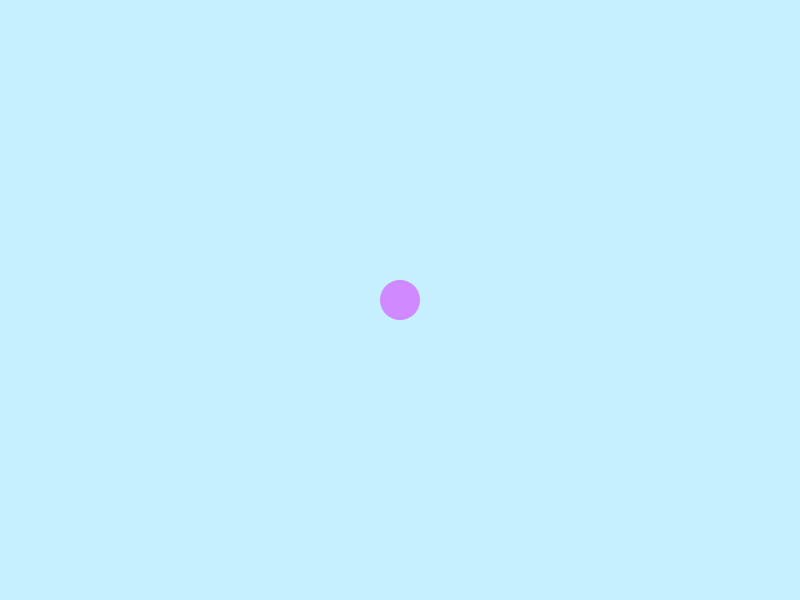
Frame 1 (no input)
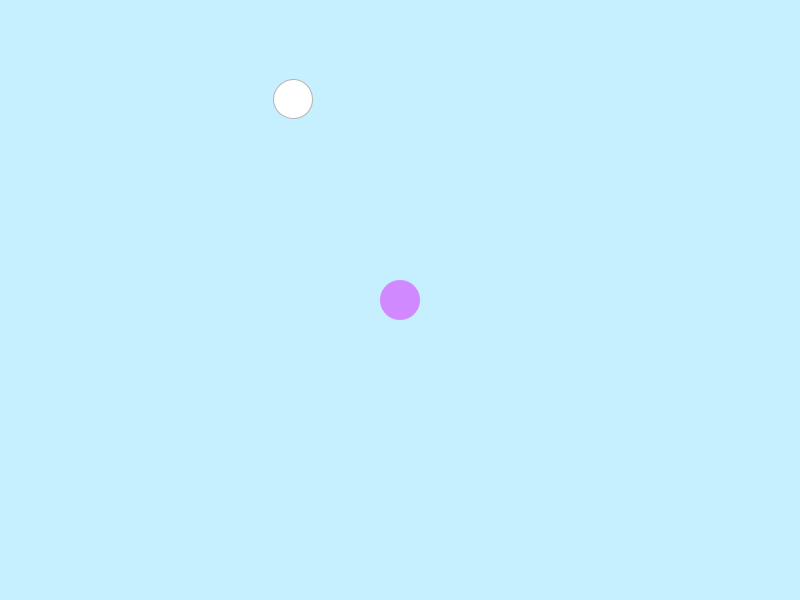
Frame 60 (the mouse pressed at the canvas centre just before this capture)
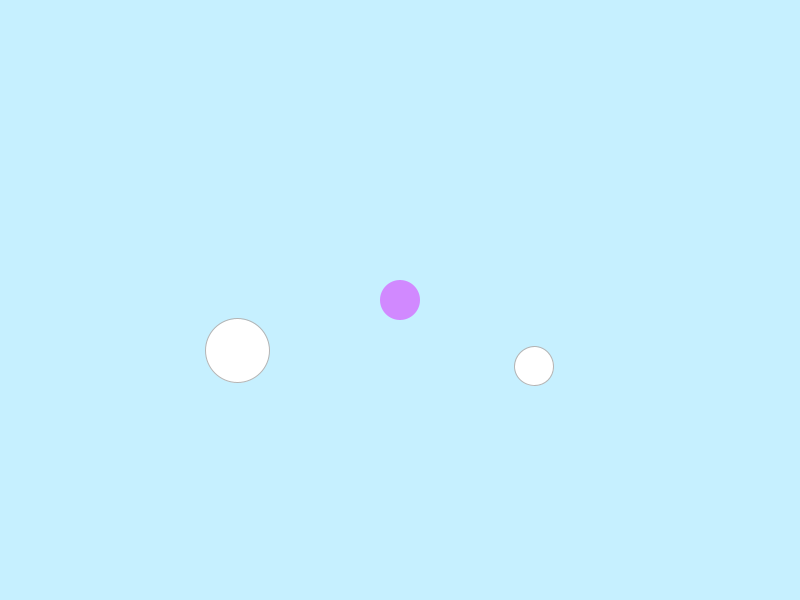
Frame 120 (the mouse held since frame 60 and released just before this capture)

The Processing sketch that drew these frames (run headless with seeded random() and noise(); from frame 60 on, the mouse is pressed at the canvas centre):

// Processing sketch: Final_Assignment_Prog1
// ── Final_Assignment_Prog1.pde
PVector playerPos;  // player position
PVector playerVel;  // player velocity
PVector playerAcc;  // player acceleration

//movement settings
float accelAmount = 0.12;  // how strongly the player speeds up when moving
float maxSpeed = 3;  // fastest speed player can move
float friction = 0.98;  // how much the player slows down each frame

//key inputs, stores weather each key is being held down
boolean wPressed;
boolean aPressed;
boolean sPressed;
boolean dPressed;

ArrayList<Snowball> snowballs;  // a list that holds all snowball objects
ArrayList<Coin> coins;   // a list that holds all coin objects

//snowball spawn timing
int snowballTimer = 0;  // starts a timer for snowball spawning, begins at 0
int snowballInterval = 40;  // how often snowballs spawn (every 40 frames)
float snowballSpeed = 6;  // how fast snowballs move

//coin spawn timing
int coinTimer = 0;  // starts timer for coin spawning
int coinInterval = 270;  // how often coins spawn (every 270 frames)

int coinCount = 0;  // how many coins the player has collected
int coinsToWin = 5;  // how many coins the player needs to win

// tracks whether the player has won or lost
boolean lost = false;
boolean won = false;

void setup() {
  size(800, 600);  // set window size

  playerPos = new PVector(width/2, height/2);  // start player in center
  playerVel = new PVector(0, 0);    // player spawns with no movement
  playerAcc = new PVector(0, 0);   // player starts with no acceleration

  snowballs = new ArrayList<Snowball>();   // creates empty snowball list
  coins = new ArrayList<Coin>();   // creates empty coin list
}

void draw() {
  background(#C6F0FF); // light blue background color

  if (!lost && !won) {   // only run the main game systems if the player has not lost and has not won
    movePlayer();    // moves the player
    updateSnowballs();  // updates and displays snow balls
    spawnSnowballs();   // checks if it is time to spawn new snowball
    updateCoins();      // checks if the player has collected any coins
    spawnCoins();      // checks if it is time to spawn new coin
    checkPlayerHit();  // checks if a snowball touched the player
    checkWin();       // checks if the player has collected enough coins to win
  }

  displayCoins();   // draw all coins on screen

  // draw player
  noStroke();
  fill(#D189FF); // purple player
  ellipse(playerPos.x, playerPos.y, 40, 40);  // draw the player as a circle at player x and y with a width and height of 40

  if (lost) {   // check if player has lost
    fill(255, 0, 0, 150);  // set a semi transparent red colour
    rect(0, 0, width, height);  // draw a red rectangle over the whole screen

    fill(255);  // white text colour
    text("Press R to Restart", width/2 - 40, height/2);  // displays restart text near the center of the screen
  }

  if (won) {  // check if the player has won
    fill(0, 255, 0, 150);   // set a semi transparent green colour
    rect(0, 0, width, height);  // draw a green rectangle over the whole screen

    fill(255);  // white colour for text
    text("Press R to Restart", width/2 - 40, height/2);  // display restart text near the center of the screen
  }
}

//move player using wasd
void movePlayer() {   // handle player movement
  playerAcc = new PVector(0, 0);  // reset acceleration to zero at the start of every frame
  if (wPressed) playerAcc.y = -1; // if w is pressed acceleration goes upward
  if (sPressed) playerAcc.y = 1;  // if s is pressed acceleration goes downward
  if (aPressed) playerAcc.x = -1; // if a is pressed acceleration goes left
  if (dPressed) playerAcc.x = 1;  // if d is pressed acceleration goes right

  if (playerAcc.mag() > 0) {  // checks if the player is trying to move
    playerAcc.normalize();  // makes movement directions have a length of 1, stops diagonal movement from being faster
    playerAcc.mult(accelAmount);  // scales acceleration to movement strength
  }

  playerVel.add(playerAcc);  // adds acceleration into velocity so player speeds up in chosen direction
  playerVel.limit(maxSpeed); // stops velocity from going over max speed
  playerVel.mult(friction);  // multiply velocity by friction to slow the player down each frame
  playerPos.add(playerVel);  // add velocity into position to move the player

  // keep player inside the screen
  if (playerPos.x < 20) {  // checks if player went too far left
    playerPos.x = 20;  // pushes the player back inside screen
    playerVel.x = 0;   // stops sideways movement so player does not keep pushing into the wall
  }
  if (playerPos.x > width - 20) {  // checks if player went too far right
    playerPos.x = width - 20;  // keeps player inside the screen
    playerVel.x = 0;   // stops horizontal movement at wall
  }
  if (playerPos.y < 20) {  // checks if player went too far up
    playerPos.y = 20;   // keeps player inside screen
    playerVel.y = 0;    // stops vertical movement at wall
  }
  if (playerPos.y > height - 20) {  // checks if player went too far down
    playerPos.y = height - 20;     // keeps player inside screen
    playerVel.y = 0;      // stops vertical movement at wall
  }
}

void updateSnowballs() {   // updates every snowball
  for (int i = snowballs.size() - 1; i >= 0; i--) {   // loops through the snowball list backwards
    Snowball s = snowballs.get(i);    // gets a snowball and stores it in s
    s.update();     // moves the snowball
    s.display();    // draws the snowball

    if (s.offScreen()) {  // checks if the snowball is off screen
      snowballs.remove(i); // removes it
    }
  }
}

//spawn snowballs from edges
void spawnSnowballs() {  // snowball spawning function
  snowballTimer++;      // adds 1 to the snowball timer every frame

  if (snowballTimer >= snowballInterval) {  // checks if enough time has passed to spawn snowball
   // variables for snowballs position
    float x = 0;
    float y = 0;
    float edge = 10;  // small offset from screen edge

    int side = int(random(4));  // picks random side of screen
    PVector dir;  // variable for direction the snowball moves

    if (side == 0) {   // if side zero spawn on left side
      x = edge;  // set x near left edge
      y = random(edge, height - edge);   // pick random position along that side
      dir = new PVector(1, random(-1, 1));  // create a direction that mostly points right with slight random vertical angle
    } else if (side == 1) {   // if the side is 1 spawn on right side
      x = width - edge;   // set x near right edge
      y = random(edge, height - edge);  // random y position
      dir = new PVector(-1, random(-1, 1));  // direction mostly pointing left
    } else if (side == 2) {  // if side is 2 spawn at top
      x = random(edge, width - edge);  // random x position
      y = edge;  // set y near top edge
      dir = new PVector(random(-1, 1), 1);  // direction mostly points down
    } else {    // if it is not 0, 1, or 2 then spawn at bottom
      x = random(edge, width - edge);  // random x position
      y = height - edge;   // set y near bottom
      dir = new PVector(random(-1, 1), -1);   // direction that mostly points up
    }

    dir.normalize();  // direction vector length equal to 1, all snowballs move consistently before speed is applied
    dir.mult(snowballSpeed);  // scales direction vector by speed

    snowballs.add(new Snowball(x, y, dir));  // create new snowball and add it to list
    snowballTimer = 0;   // reset timer after spawning
  }
}

void updateCoins() {    // coin update function
  for (int i = coins.size() - 1; i >= 0; i--) {   // loops through the coin list backwards
    Coin c = coins.get(i);    // get one coin from the list

    float d = dist(playerPos.x, playerPos.y, c.x, c.y);  // find distance from player to coin

    if (d < 20 + c.size/2) {  // if player circle and coin circle are touching
      coins.remove(i);  // remove the coin
      coinCount++;   // adds 1 to player coin count
    }
  }
}

void spawnCoins() {  // coin spawning function
  coinTimer++;   // adds 1 to the coin timer every frame

  if (coinTimer >= coinInterval) {   // check if enough time has passed to spawn coin
    float x = random(30, width - 30);  // random x position away from edges
    float y = random(30, height - 30);  // random y position away

    coins.add(new Coin(x, y));  // creates new coin at position and adds to list
    coinTimer = 0;    // reset timer after spawning
  }
}

void displayCoins() {   // function to draw coins
  for (int i = 0; i < coins.size(); i++) {   // loops through every coin in list
    Coin c = coins.get(i);  // gets one coin from list
    c.display();   // draws that coin
  }
}

//check collision
void checkPlayerHit() {   // function to check if player is hit
  for (int i = 0; i < snowballs.size(); i++) {  // loops through every snowball
    Snowball s = snowballs.get(i);   // gets one snowball from list

    float d = dist(playerPos.x, playerPos.y, s.pos.x, s.pos.y);  // finds distance between player and snowball
  
    if (d < 20 + s.size/2) {  // checks if touching
      lost = true;  // if they touch player loses
    }
  }
}

void checkWin() {  // win check function
  if (coinCount >= coinsToWin) {   // check if player has enough coins to win
    won = true;  // sets game state to win
  }
}

void restartGame() {  // restart function
  playerPos = new PVector(width/2, height/2);  // move player to center
  playerVel = new PVector(0, 0);   // reset velocity
  playerAcc = new PVector(0, 0);    // reset acceleration

  snowballs = new ArrayList<Snowball>();  // clear old snowballs by making empty list
  coins = new ArrayList<Coin>();   // clear old coins

  snowballTimer = 0;  // reset timer
  coinTimer = 0;   // reset timer
  coinCount = 0;  // reset coin count
  // turn of both game end states
  lost = false;
  won = false;
}

void keyPressed() {    // runs when a key is pressed
  if (lost || won) {   // checks if game is over
    if (key == 'r') {  // if r key is pressed after game ends
      restartGame();   // restarts the game
    }
  } else {  // if game is not over
   // set the movement key boolean to true so the player moves that direction
    if (key == 'w') wPressed = true;
    if (key == 'a') aPressed = true;
    if (key == 's') sPressed = true;
    if (key == 'd') dPressed = true;
  }
}
void keyReleased() {  // runs when key is released
  // turn the movement boolean off when key is released, stops the direction of movement
  if (key == 'w') wPressed = false;
  if (key == 'a') aPressed = false;
  if (key == 's') sPressed = false;
  if (key == 'd') dPressed = false;
}

// ── Coin.pde
class Coin {
  float x; // stores x position
  float y; // stores y position
  float size; // stores size 

  Coin(float startX, float startY) {  // constructor for making new coins 
    x = startX;  // set coin starting x position 
    y = startY;  // set coin starting y position 
    size = 18;   // set size
  }

  void display() {
    fill(255, 215, 0);  // fill gold 
    stroke(180, 140, 0); // outline brown
    ellipse(x, y, size, size); // draw circle at x and y with size
  }
}

// ── Snowball.pde
//snowball object
class Snowball {
  PVector pos;  // stores snowball position 
  PVector vel;  // stores velocity
  float size;   // stores size

  Snowball(float x, float y, PVector startVel) {  // constructor runs when new snowball is created 
    pos = new PVector(x, y);  // set snowballs starting position
    vel = new PVector(startVel.x, startVel.y);  // copies starting velocity into snowballs own velocity
    size = random(20, 100);  // random size between 20 and 100
  }
//move snowball
  void update() {
    pos.add(vel);  // adds velocity to position to move
  }
//draw snowball
  void display() {
    fill(255);  // fill white
    stroke(180);  // outline grey
    ellipse(pos.x, pos.y, size, size);  // draw as circle at its position using size
  }
 
    boolean offScreen() {  // function that checks if the snowball is outside of screen
    if (pos.x < -size || pos.x > width + size || pos.y < -size || pos.y > height + size) {  // checks if snowball is beyond any of the screen edges
      return true;  // if its outside return true
    } else {  // if its still inside 
      return false;  // return false 
    }
  }
}
